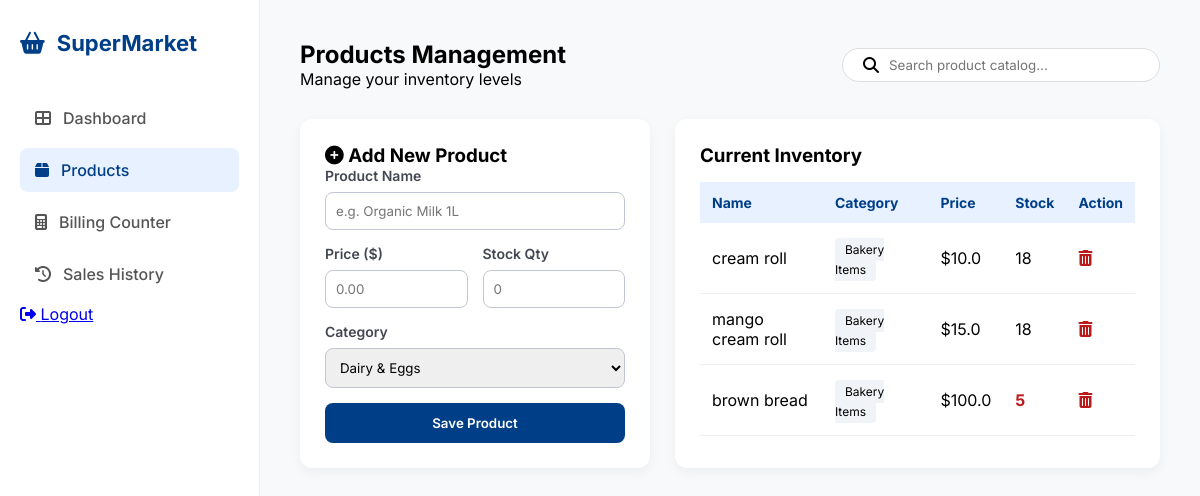
Before: /products (signed in) with the older database file.
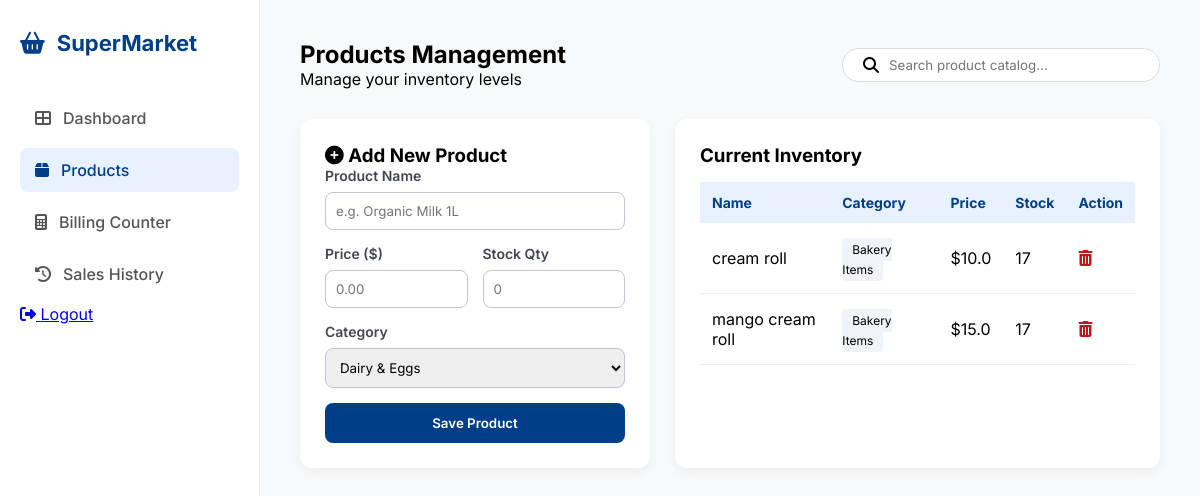
After: the same page with the newer database file.
### tables this page shows
CREATE TABLE products (
            id INTEGER PRIMARY KEY AUTOINCREMENT,
            name TEXT NOT NULL,
            category TEXT NOT NULL,
            price REAL NOT NULL,
            stock INTEGER NOT NULL
        );

### app.py (the view)
@app.route('/products')
def products():
    if 'user' not in session:
        return redirect(url_for('login'))
    conn = get_db_connection()
    db_products = conn.execute('SELECT * FROM products').fetchall()
    conn.close()
    return render_template('products.html', products=db_products)

### app.py (called while the page is built)
def get_db_connection():
    conn = sqlite3.connect('supermarket.db')
    conn.row_factory = sqlite3.Row
    return conn

### templates/products.html (shortened to what this page needs)
<!DOCTYPE html>
<html lang="en">
<head>
    <link rel="stylesheet" href="https://cdnjs.cloudflare.com/ajax/libs/font-awesome/6.4.0/css/all.min.css">
    <link rel="stylesheet" href="{{ url_for('static', filename='style.css') }}">
</head>
<body class="dashboard-page">
    <div class="dashboard-wrapper">
        <aside class="sidebar">
            <div class="sidebar-brand">
                <i class="fas fa-shopping-basket"></i>
                <span>SuperMarket</span>
            </div>
            <nav class="nav-links">
                <a href="/dashboard" class="nav-item"><i class="fas fa-th-large"></i> Dashboard</a>
                <a href="/products" class="nav-item active"><i class="fas fa-box"></i> Products</a>
                <a href="/billing" class="nav-item"><i class="fas fa-calculator"></i> Billing Counter</a>
                <a href="/history" class="nav-item"><i class="fas fa-history"></i> Sales History</a>
            </nav>
            <div class="sidebar-footer">
                <a href="/logout"><i class="fas fa-sign-out-alt"></i> Logout</a>
            </div>
        </aside>
        <main class="main-content">
            <header class="top-header">
                <div class="header-info">
                    <h2>Products Management</h2>
                    <p>Manage your inventory levels</p>
                </div>
                <div class="search-container">
                    <i class="fas fa-search"></i>
                    <input type="text" placeholder="Search product catalog...">
                </div>
            </header>
            <div class="products-layout-grid">
                <div class="data-card">
                    <h3><i class="fas fa-plus-circle"></i> Add New Product</h3>
                    <form class="entry-form" action="/add_product" method="POST">
                        <div class="form-field">
                            <label>Product Name</label>
                            <input type="text" name="name" placeholder="e.g. Organic Milk 1L" required>
                        </div>
                        <div class="form-row">
                            <div class="form-field">
                                <label>Price ($)</label>
                                <input type="number" name="price" step="0.01" placeholder="0.00" required>
                            </div>
                            <div class="form-field">
                                <label>Stock Qty</label>
                                <input type="number" name="stock" placeholder="0" required>
                            </div>
                        </div>
                        <div class="form-field">
                            <label>Category</label>
                            <select name="category">
                                <option>Dairy & Eggs</option>
                            </select>
                        </div>
                        <button type="submit" class="btn-save-data">Save Product</button>
                    </form>
                </div>
                <div class="data-card">
                    <h3>Current Inventory</h3>
                    <table class="inventory-display-table">
                        <thead>
                            <tr>
                                <th>Name</th>
                                <th>Category</th>
                                <th>Price</th>
                                <th>Stock</th>
                                <th>Action</th>
                            </tr>
                        </thead>
                        <tbody>
<tbody>
    {% for item in products %}
    <tr>
        <td>{{ item['name'] }}</td>
        <td><span class="type-tag">{{ item['category'] }}</span></td>
        <td>${{ item['price'] }}</td>
        <td class="{% if item['stock'] < 10 %}low-stock-alert{% endif %}">
            {{ item['stock'] }}
        </td>
<td>
    <a href="/delete_product/{{ item['id'] }}"
       onclick="return confirm('Are you sure you want to remove this product?')"
       style="color: #ba1a1a; text-decoration: none;">
        <i class="fas fa-trash-alt"></i>
    </a>
</td>
    </tr>
    {% endfor %}
</tbody>
                        </tbody>
                    </table>
                </div>
            </div>
        </main>
    </div>
</body>
</html>

### static/style.css (style rules this page uses)
:root { --primary: #003f87; --bg: #fbf9f8; --white: #ffffff; --text: #1b1c1c; --text-muted: #64748b; --border: #e2e8f0; }
* { margin: 0; padding: 0; box-sizing: border-box; font-family: 'Inter', sans-serif; }
.dashboard-wrapper { display: flex; min-height: 100vh; background-color: #f8f9fa; }
.sidebar { width: 260px; background: white; border-right: 1px solid #eee; display: flex; flex-direction: column; padding: 30px 20px; }
.sidebar-brand { display: flex; align-items: center; gap: 12px; font-size: 22px; font-weight: 700; color: #003f87; margin-bottom: 40px; }
.nav-item { display: flex; align-items: center; gap: 12px; padding: 12px 15px; color: #555; text-decoration: none; margin-bottom: 8px; border-radius: 8px; font-weight: 500; }
.nav-item.active { background: #e7f1ff; color: #003f87; }
.main-content { flex: 1; padding: 40px; }
.top-header { display: flex; justify-content: space-between; align-items: center; margin-bottom: 30px; }
.products-layout-grid { display: grid; grid-template-columns: 350px 1fr; gap: 25px; margin-top: 25px; }
.data-card { background: #ffffff; padding: 25px; border-radius: 12px; box-shadow: 0 4px 12px rgba(0,0,0,0.05); }
.form-field { margin-bottom: 15px; }
.form-field label { display: block; font-size: 14px; font-weight: 600; margin-bottom: 8px; color: #424752; }
.form-field input, .form-field select { width: 100%; padding: 10px; border: 1px solid #c2c6d4; border-radius: 8px; outline: none; font-family: 'Inter', sans-serif; }
.form-row { display: flex; gap: 15px; }
.btn-save-data { width: 100%; background: #003f87; color: white; border: none; padding: 12px; border-radius: 8px; font-weight: 600; cursor: pointer; transition: 0.3s; }
.inventory-display-table { width: 100%; border-collapse: collapse; margin-top: 15px; }
.inventory-display-table th { background: #e7f1ff; padding: 12px; text-align: left; font-size: 14px; color: #003f87; }
.inventory-display-table td { padding: 15px 12px; border-bottom: 1px solid #f0eded; }
.type-tag { background: #f0f4f8; padding: 4px 10px; border-radius: 4px; font-size: 12px; }
.search-container { background: white; padding: 8px 20px; border-radius: 50px; display: flex; align-items: center; gap: 10px; border: 1px solid #ddd; width: fit-content; }
.search-container input { border: none; outline: none; width: 250px; }

Changed rows visible on the page:
removed products: name "brown bread", category "Bakery Items", price "100.0", stock "5"
changed products "cream roll": stock "18" → "17"
changed products "mango cream roll": stock "18" → "17"
